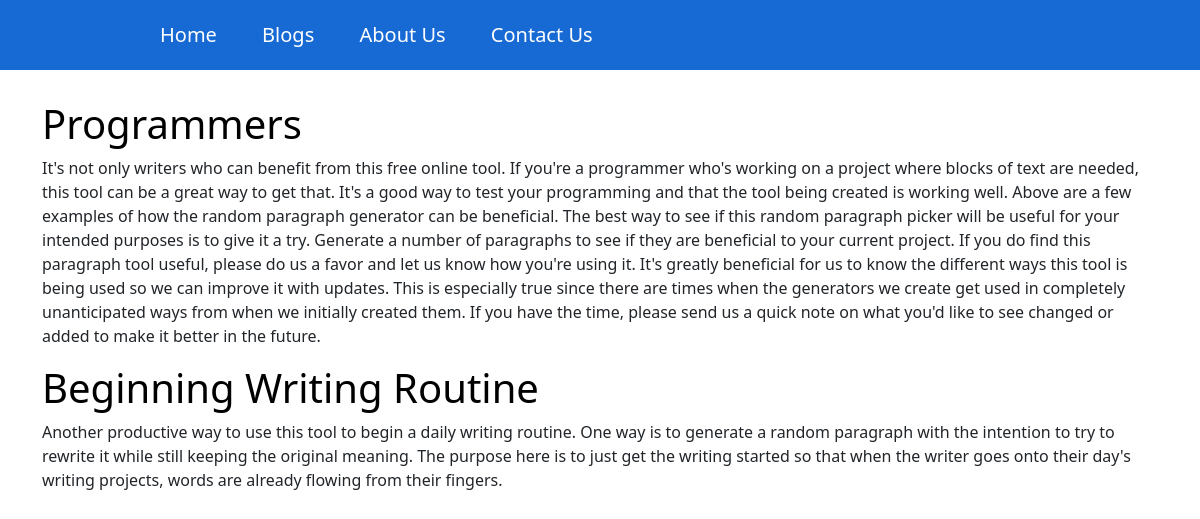
Screenshot of /blog/ with the database file from the repository.
### blog/models.py (models this page shows, shortened)
class Post(models.Model):
    class NewManager(models.Manager):
        def get_queryset(self):
            return super().get_queryset() .filter(blog_status = 'published')
    options = (
        ('draft', 'Draft'),
        ('published','Published'),
    )
    blog_title = models.CharField(max_length=500)
    blog_date = models.DateTimeField(default=timezone.localtime)
    blog_slug = models.SlugField(max_length=250,unique_for_date='blog_date')
    blog_status = models.CharField(max_length=10,choices = options, default = "draft")
    blog_author = models.ForeignKey(User,on_delete=models.CASCADE, related_name='blog_posts')
    blog_content = models.TextField(default = " ")
    blog_status = models.CharField(max_length =10, choices=options,default = 'draft')
    objects = models.Manager()
    newmanager = NewManager()
    def get_absolute_url(self):
        return reverse('blog:post_single',args = [self.blog_slug])
    class Meta:
        ordering = ('-blog_date',)

### blog/views.py (the view)
# urls.py: path('',views.home,name = "home"),
def home(request):
    all_posts = Post.newmanager.all()
    published = Post.objects.filter(blog_status = 'published')
    show = {
        'all_posts' : all_posts,
        'published':published,
    }
    return render(request,'index.html',show)

### templates/index.html (shortened to what this page needs)
{% load static %}
<html lang="en">
  <head>
    <link rel="stylesheet" type="text/css" href="{% static "css/style.css" %}">
    <link
      href="https://cdn.jsdelivr.net/npm/bootstrap@5.1.3/dist/css/bootstrap.min.css"
      rel="stylesheet"
    />
  </head>
  <body>
    <div class="top-menu">
      <ul class="menu-items">
        <li>Home</li>
        <li>Blogs</li>
        <li>About Us</li>
        <li>Contact Us</li>
      </ul>
    </div>
    <div class="blog-part">
      <div class="container">
        <div class="row justify-content-md-center">
          <br />
          <br />
          {% for post in all_posts %}
          <a
            style="text-decoration: none; color: black"
            href="{{post.get_absolute_url}}"
            ><h1>{{post.blog_title}}</h1>
          </a>
          <br />
          <p>{{post.blog_content}}</p>
          <br /><br />
          {% endfor %}
        </div>
      </div>
    </div>
  </body>
</html>

### static/css/style.css (style rules this page uses)
body { margin: 0; padding: 0; font-family: "Barlow", sans-serif; }
.top-menu { color: white; background-color: rgb(23, 105, 212); width: 100%; }
.menu-items { font-size: 20px; list-style-type: none; padding: 0px 140px; }
.menu-items > li { display: inline-block; padding: 20px; }
.blog-part { margin-top: 30px; }

### rows the page displays
Post: blog_title "Programmers", blog_content "It's not only writers who can benefit from this free online tool. If you're a programmer who's working on a project where blocks of text are needed, this tool can be a great way to get that. It's a good way to test your programming and that the tool being created is working well. Above are a few examples of how the random paragraph generator can be beneficial. The best way to see if this random paragraph picker will be useful for your intended purposes is to give it a try. Generate a number of paragraphs to see if they are beneficial to your current project. If you do find this paragraph tool useful, please do us a favor and let us know how you're using it. It's greatly beneficial for us to…"
Post: blog_title "Beginning Writing Routine", blog_content "Another productive way to use this tool to begin a daily writing routine. One way is to generate a random paragraph with the intention to try to rewrite it while still keeping the original meaning. The purpose here is to just get the writing started so that when the writer goes onto their day's writing projects, words are already flowing from their fingers."
